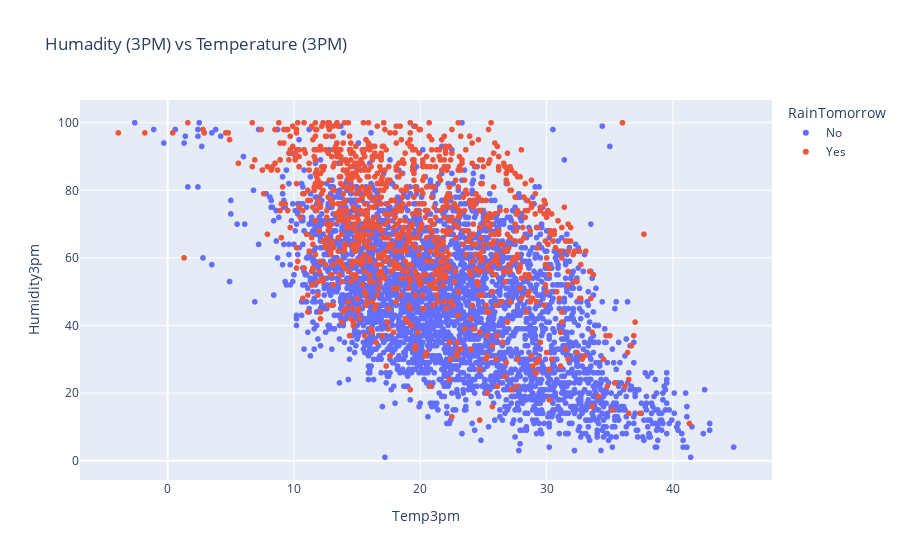

Notebook code for this chart:
### Markdown cell above
#### Korelasi antara Humidity3pm dan Temp3pm terhadap prediksi hujan hari setelahnya (RainTomorrow)

### Code cell
px.scatter(df.sample(5000), x='Temp3pm', y='Humidity3pm',
           title="Humadity (3PM) vs Temperature (3PM)",color='RainTomorrow')

### Figure 1 — Plotly figure (JSON) as saved in the notebook; plotly's stock layout.template omitted (floating-point values rounded to 4 significant figures; data arrays with more than 128 entries replaced by an {"elided": "..."} marker saying what was removed)
{"data": [{"hovertemplate": "RainTomorrow=No<br>Temp3pm=%{x}<br>Humidity3pm=%{y}<extra></extra>", "legendgroup": "No", "marker": {"color": "#636efa", "symbol": "circle"}, "mode": "markers", "name": "No", "showlegend": true, "type": "scattergl", "x": {"elided": "3877 float values"}, "xaxis": "x", "y": {"elided": "3877 int values"}, "yaxis": "y"}, {"hovertemplate": "RainTomorrow=Yes<br>Temp3pm=%{x}<br>Humidity3pm=%{y}<extra></extra>", "legendgroup": "Yes", "marker": {"color": "#EF553B", "symbol": "circle"}, "mode": "markers", "name": "Yes", "showlegend": true, "type": "scattergl", "x": {"elided": "1123 float values"}, "xaxis": "x", "y": {"elided": "1123 int values"}, "yaxis": "y"}], "layout": {"legend": {"title": {"text": "RainTomorrow"}, "tracegroupgap": 0}, "title": {"text": "Humadity (3PM) vs Temperature (3PM)"}, "xaxis": {"anchor": "y", "domain": [0, 1], "title": {"text": "Temp3pm"}}, "yaxis": {"anchor": "x", "domain": [0, 1], "title": {"text": "Humidity3pm"}}}}
